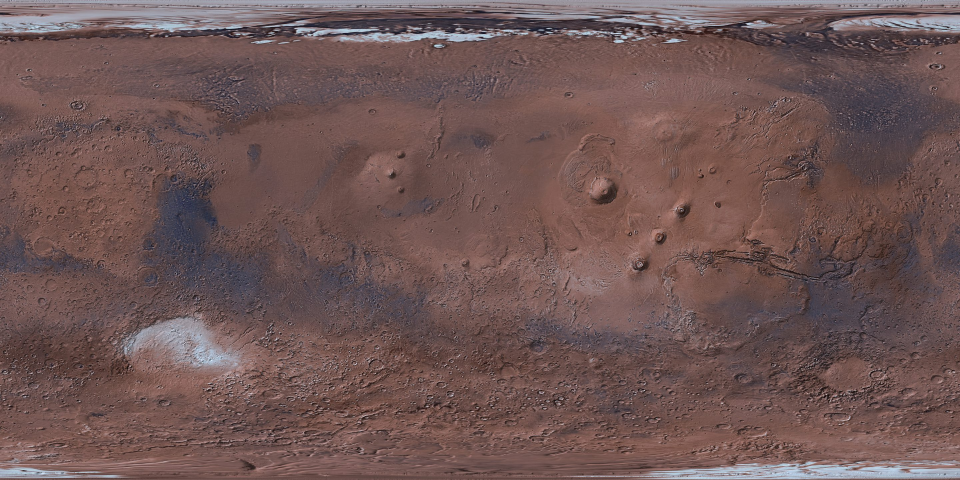
#> input picture next/assets/mars/map.jpg, 2880 x 1440 px, found by its file name (shown at 1/3 size)
$ python build_icons.py
#> lines starting #> are read from the running program, lines starting #| are printed output that depends on the picture
#!/usr/bin/env python3
"""
Build the app icons from the game's own Mars atlas: the real planet, seen from orbit over
Valles Marineris, lit from the upper left.

  python3 tools/build_icons.py        (needs numpy + pillow)

Writes static/martian/icon-512.png and icon-192.png. The planet sits inside the central 80%
of the square, so the same files work as "maskable" icons (Android crops to a circle or
squircle) and as the iOS home-screen icon.
"""
import os

import numpy as np
from PIL import Image

HERE = os.path.dirname(os.path.abspath(__file__))
GAME = os.path.join(os.path.dirname(HERE), 'static', 'martian')
N = 1024                       # render size; the icons are downsampled from it
RADIUS = 0.66                  # planet radius as a fraction of the half-width
LON0, LAT0 = 292.0, -6.0       # sub-observer point: Valles Marineris, Tharsis to the west
BG = np.array([10, 8, 7], dtype=np.float64) / 255


def render():
    atlas = np.asarray(Image.open(os.path.join(GAME, 'assets', 'mars', 'map.jpg')).convert('RGB'), dtype=np.float64) / 255
    ah, aw, _ = atlas.shape
#> ah = 1440; aw = 2880
    ys, xs = np.mgrid[0:N, 0:N]
    x = (xs + 0.5) / N * 2 - 1
    y = 1 - (ys + 0.5) / N * 2
    r = np.sqrt(x * x + y * y) / RADIUS
    inside = r < 1
    nx, ny = x / RADIUS, y / RADIUS
    nz = np.sqrt(np.clip(1 - nx * nx - ny * ny, 0, 1))
    lat0, lon0 = np.radians(LAT0), np.radians(LON0)
    # rotate the view vector into planet coordinates (orthographic projection)
    lat = np.arcsin(np.clip(ny * np.cos(lat0) + nz * np.sin(lat0), -1, 1))
    lon = lon0 + np.arctan2(nx, nz * np.cos(lat0) - ny * np.sin(lat0))
    u = (np.degrees(lon) % 360) / 360 * aw
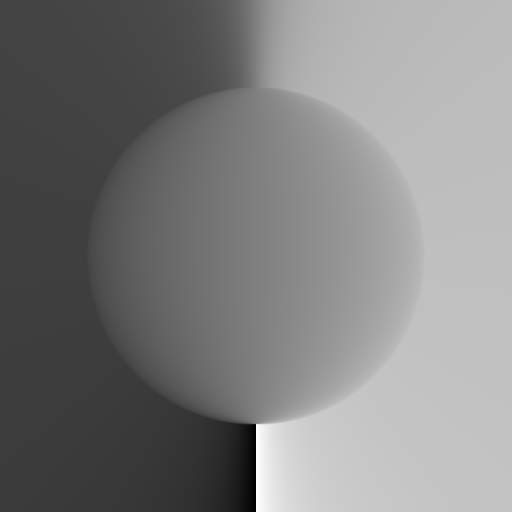
#> lon: shape (1024, 1024) float64 (shown at 1/2 size); min 1.96, max 8.23, mean 5.1; drawn with min black and max white
    v = (90 - np.degrees(lat)) / 180 * ah
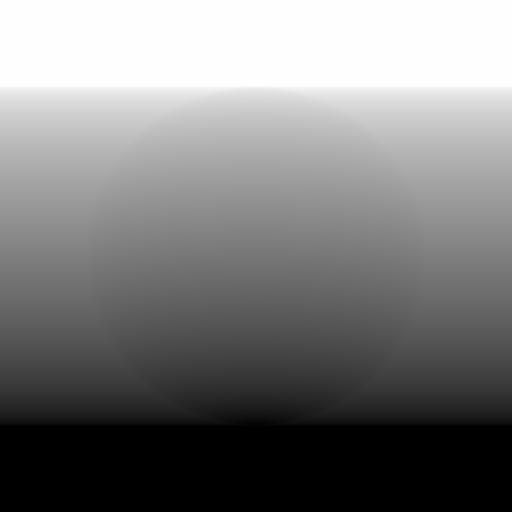
#> lat: shape (1024, 1024) float64 (shown at 1/2 size); min -1.57, max 1.57, mean -0.0281; drawn with min black and max white
    u0 = np.floor(u - 0.5).astype(int)
    v0 = np.clip(np.floor(v - 0.5).astype(int), 0, ah - 2)
    fu = (u - 0.5 - u0)[..., None]
    fv = np.clip(v - 0.5 - v0, 0, 1)[..., None]
    a = atlas[v0, u0 % aw] * (1 - fu) + atlas[v0, (u0 + 1) % aw] * fu
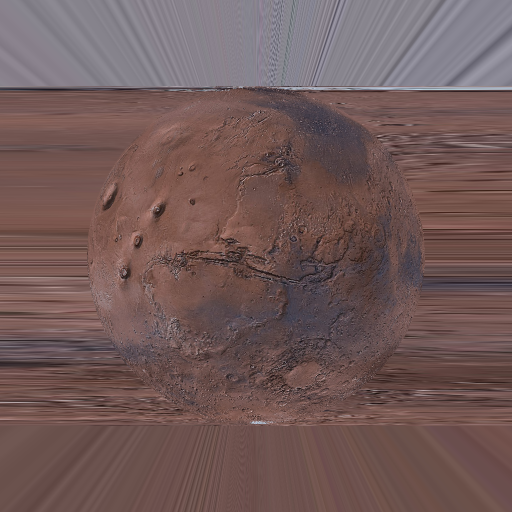
#> a: shape (1024, 1024, 3) float64 (shown at 1/2 size); mean R, G, B 0.445, 0.354, 0.349
    b = atlas[v0 + 1, u0 % aw] * (1 - fu) + atlas[v0 + 1, (u0 + 1) % aw] * fu
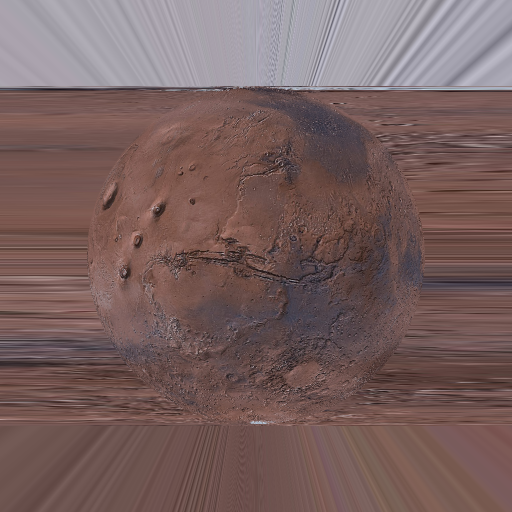
#> b: shape (1024, 1024, 3) float64 (shown at 1/2 size); mean R, G, B 0.47, 0.379, 0.374
    albedo = a * (1 - fv) + b * fv
    # light: sun to the upper left; a soft terminator and a little limb darkening
    L = np.array([-0.55, 0.42, 0.72])
    L = L / np.linalg.norm(L)
    ndl = nx * L[0] + ny * L[1] + nz * L[2]
    lit = np.clip((ndl + 0.12) / 1.12, 0, 1) ** 0.85
    limb = 0.72 + 0.28 * nz ** 0.6
    col = albedo ** 0.92 * (0.03 + 1.62 * lit)[..., None] * limb[..., None]
    # an icon is seen small: a little more colour and warmth than the atlas
    grey = col.mean(axis=2, keepdims=True)
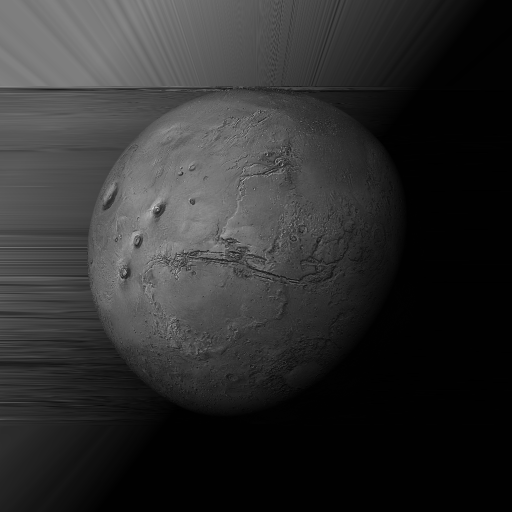
#> grey: shape (1024, 1024, 1) float64 (shown at 1/2 size); min 0.000513, max 1.35, mean 0.248; drawn with min black and max white
    col = (grey + (col - grey) * 1.3) * np.array([1.08, 0.97, 0.9])
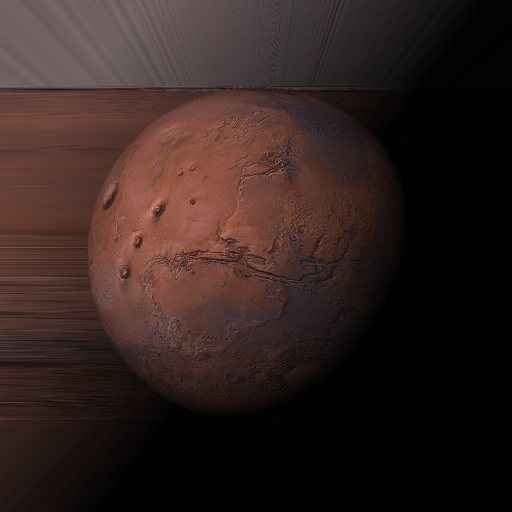
#> col: shape (1024, 1024, 3) float64 (shown at 1/2 size); mean R, G, B 0.32, 0.219, 0.2; drawn with min black and max white
    out = np.empty((N, N, 3))
    out[:] = BG
    # thin warm atmosphere just outside the limb, on the lit side
    glow = np.clip(1 - (r - 1) / 0.07, 0, 1) ** 2.2 * np.clip((x * L[0] + y * L[1]) / RADIUS * 0.9 + 0.45, 0, 1)
    out += (glow * (r >= 1))[..., None] * np.array([0.95, 0.62, 0.38]) * 0.55
    # anti-aliased edge
    edge = np.clip((1 - r) * RADIUS * N / 2, 0, 1)[..., None]
    out = out * (1 - edge) + np.clip(col, 0, 1) * edge
    return Image.fromarray((np.clip(out, 0, 1) * 255 + 0.5).astype(np.uint8), 'RGB')


if __name__ == '__main__':
    big = render()
    for size in (512, 192):
        path = os.path.join(GAME, f'icon-{size}.png')
        big.resize((size, size), Image.LANCZOS).save(path, optimize=True)
        print(path, os.path.getsize(path), 'bytes')
#> this loop made 2 passes
#> pass 1, `big.resize((size, size), Image.LANCZOS).save(path, optimize=True)`:
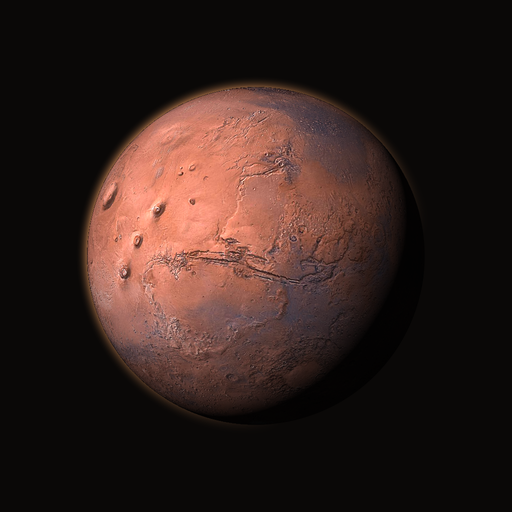
#> saved as icon-512.png: PIL image 512x512 RGB; mean R, G, B 49.7, 32.5, 28.1

$ run again, with next/assets/mars/color.jpg copied over next/assets/mars/map.jpg
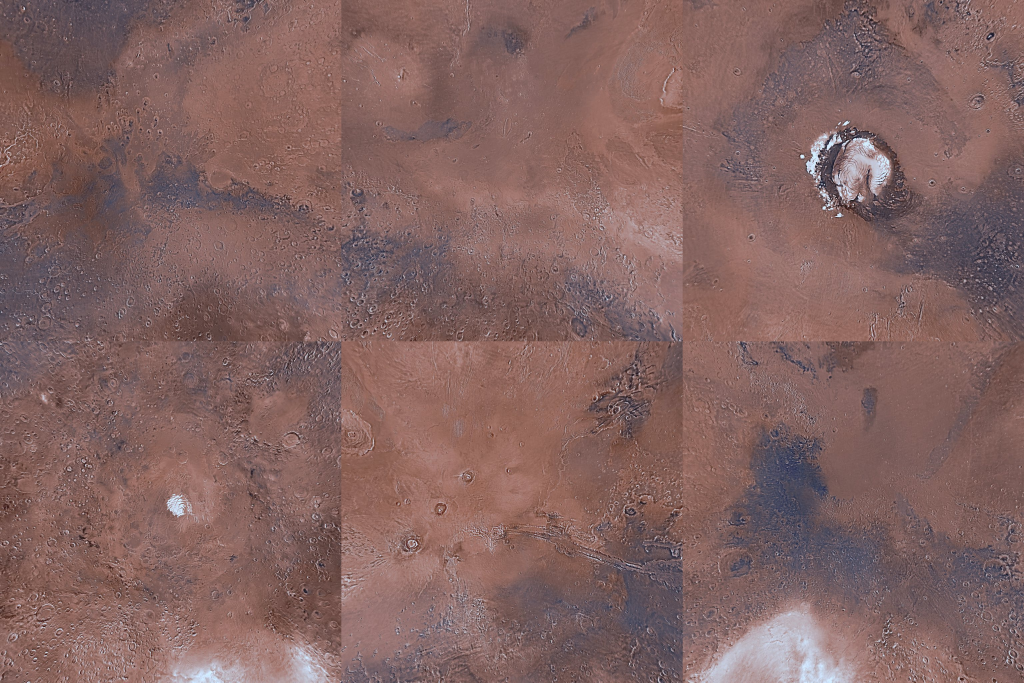
#> input picture next/assets/mars/color.jpg, 3072 x 2048 px, found by its file name (shown at 1/3 size)
#> in render, `col = (grey + (col - grey) * 1.3) * np.array([1.08, 0.97, 0.9])`:
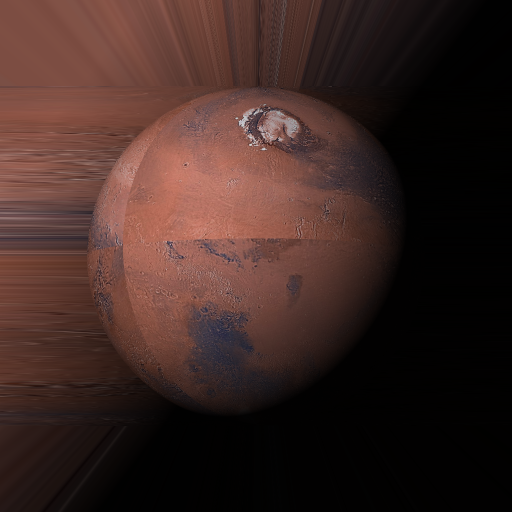
#> col: shape (1024, 1024, 3) float64 (shown at 1/2 size); mean R, G, B 0.363, 0.235, 0.209; drawn with min black and max white
#> the loop `for size in (512, 192):` made 2 passes
#> pass 1, `big.resize((size, size), Image.LANCZOS).save(path, optimize=True)`:
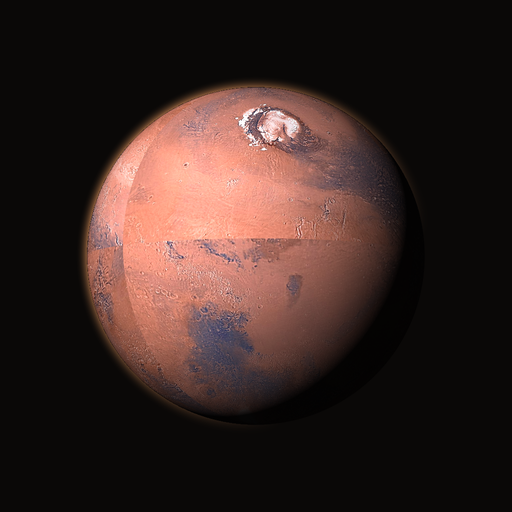
#> saved as icon-512.png: PIL image 512x512 RGB; mean R, G, B 56.2, 38.2, 34.1
